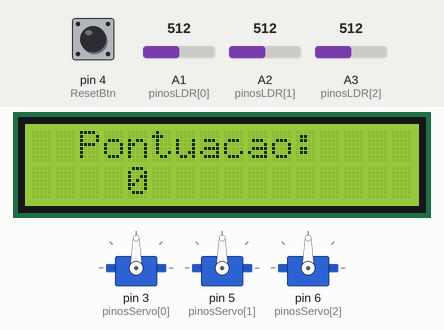
Recording of a sketch running on a simulated Arduino Uno, built with avr-gcc and run on an emulated ATmega328P. Shown: 16×2 character LCD, 3 × servo. The inputs (shaded band) are chosen by the test bench; at power-on: A1 (pinosLDR[0]) = 512, A2 (pinosLDR[1]) = 512, A3 (pinosLDR[2]) = 512, pin 4 (ResetBtn) LOW. What the sketch prints to the serial monitor is not drawn.

Above: at 1.2 s.
1.3 s: A1 (pinosLDR[0]) set to 685
2.8 s: A1 (pinosLDR[0]) set to 719
At 3.2 s:
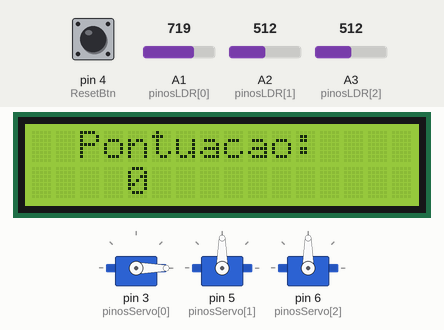
5.8 s: A2 (pinosLDR[1]) set to 682
7.5 s: A2 (pinosLDR[1]) set to 712
At 7.9 s:
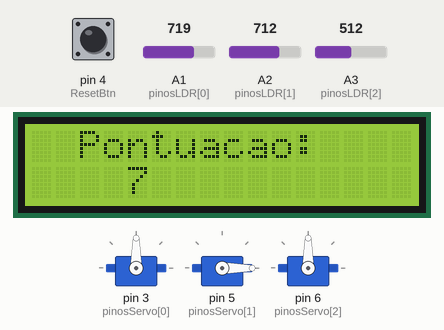
10.5 s: A3 (pinosLDR[2]) set to 682
12.5 s: A3 (pinosLDR[2]) set to 718
At 12.9 s:
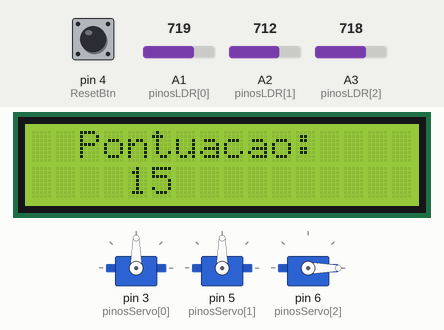
Timing chart, 0 to 16.5 s (numbered marks = the images above; inputs shaded):
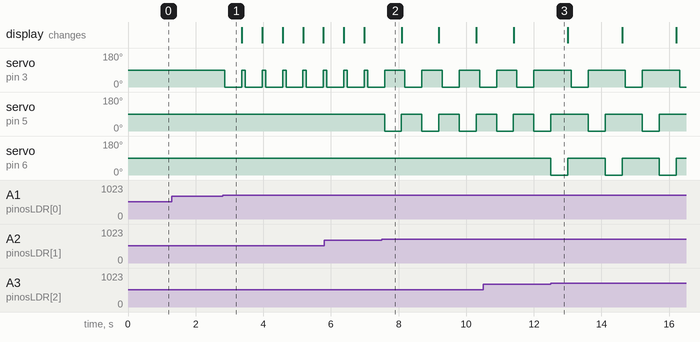

Measured:
- the behaviour switches between 700 and 701 on A1 (pinosLDR[0]) (found by bisection; images 0 and 1)
- the behaviour switches between 700 and 701 on A2 (pinosLDR[1]) (found by bisection; images 1 and 2)
- the behaviour switches between 700 and 701 on A3 (pinosLDR[2]) (found by bisection; images 2 and 3)
- after the input at 1.3 s, every drawn part: stays the same
- after the input at 2.8 s, servo on pin 3 (pinosServo[0]): alternates 90° for 0.10 s and 0° for 0.50 s, starting after 0.06 s
- after the input at 7.5 s, servo on pin 3 (pinosServo[0]): alternates 90° for 0.60 s and 0° for 0.50 s, starting after 0.69 s; servo on pin 5 (pinosServo[1]): alternates 90° for 0.60 s and 0° for 0.50 s, starting after 0.09 s
- after the input at 12.5 s, servo on pin 3 (pinosServo[0]): alternates 90° for 1.1 s and 0° for 0.50 s, starting after 0.61 s; servo on pin 5 (pinosServo[1]): alternates 90° for 1.1 s and 0° for 0.50 s, starting after 1.1 s; servo on pin 6 (pinosServo[2]): alternates 90° for 1.1 s and 0° for 0.50 s, starting at once

The sketch:

TiroaoAlvo.ino
```cpp
#include <Servo.h>
#include <LiquidCrystal_I2C.h>

#define QntdAlvos 3
#define ResetBtn 4

LiquidCrystal_I2C lcd(0x27,16,2); //criando o lcd para o arduino

int pinosLDR[QntdAlvos] = {A1, A2, A3};
int pinosServo[QntdAlvos] = {3, 5, 6};

Servo servos[QntdAlvos];
int leituraLdr[QntdAlvos];
int limite = 700; // valor minimo vindo do sensor para considerar acerto

void Verificacao();

void setup() {
   Serial.begin(9600);

   lcd.init();
   lcd.clear();
   lcd.backlight();
   lcd.setCursor(2,0);
   lcd.print("Pontuacao: ");

   for (int i = 0; i < QntdAlvos; i++) {
      servos[i].attach(pinosServo[i]);
      servos[i].write(90);
   }
}

void loop() {
   static int pontuacao = 0;
   if(digitalRead(ResetBtn) == 1) pontuacao = 0;
   for (int i = 0; i < QntdAlvos; i++) {
      leituraLdr[i] = analogRead(pinosLDR[i]);
     	Serial.print("Alvo ");   //construindo retorno no monitor serial para debug/explanação
    	Serial.print(i);
    	Serial.print(": ");
    	Serial.println(leituraLdr[i]);

      if (leituraLdr[i] > limite) {
         servos[i].write(0);
         delay(500);
         servos[i].write(90);
         pontuacao++;
      }
   }

   lcd.setCursor(4, 1);
   lcd.print(pontuacao); //atualizando pontuação
   delay(100);
}
```
